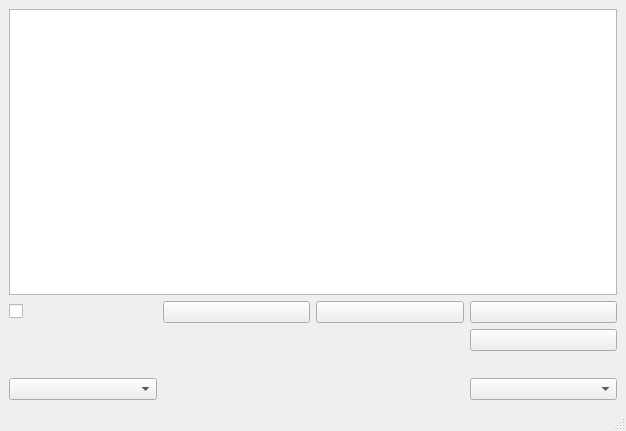
<?xml version="1.0" encoding="UTF-8"?>
<ui version="4.0">
 <class>MainWindow</class>
 <widget class="QMainWindow" name="MainWindow">
  <property name="geometry">
   <rect>
    <x>0</x>
    <y>0</y>
    <width>626</width>
    <height>431</height>
   </rect>
  </property>
  <property name="windowTitle">
   <string>MainWindow</string>
  </property>
  <widget class="QWidget" name="centralwidget">
   <layout class="QGridLayout" name="gridLayout">
    <item row="3" column="3">
     <widget class="QPushButton" name="pushButton_4">
      <property name="text">
       <string/>
      </property>
     </widget>
    </item>
    <item row="2" column="1">
     <widget class="QPushButton" name="pushButton">
      <property name="text">
       <string/>
      </property>
     </widget>
    </item>
    <item row="2" column="3">
     <widget class="QPushButton" name="pushButton_3">
      <property name="text">
       <string/>
      </property>
     </widget>
    </item>
    <item row="2" column="2">
     <widget class="QPushButton" name="pushButton_2">
      <property name="text">
       <string/>
      </property>
     </widget>
    </item>
    <item row="4" column="3">
     <widget class="QLabel" name="label">
      <property name="font">
       <font>
        <pointsize>10</pointsize>
       </font>
      </property>
      <property name="text">
       <string/>
      </property>
     </widget>
    </item>
    <item row="0" column="0" colspan="4">
     <widget class="QPlainTextEdit" name="plainTextEdit"/>
    </item>
    <item row="5" column="3">
     <widget class="QComboBox" name="comboBox"/>
    </item>
    <item row="2" column="0">
     <widget class="QCheckBox" name="checkBox">
      <property name="text">
       <string/>
      </property>
     </widget>
    </item>
    <item row="5" column="0">
     <widget class="QComboBox" name="comboBox_2"/>
    </item>
   </layout>
  </widget>
  <widget class="QMenuBar" name="menubar">
   <property name="geometry">
    <rect>
     <x>0</x>
     <y>0</y>
     <width>626</width>
     <height>17</height>
    </rect>
   </property>
  </widget>
  <widget class="QStatusBar" name="statusbar"/>
 </widget>
 <resources/>
 <connections/>
</ui>
